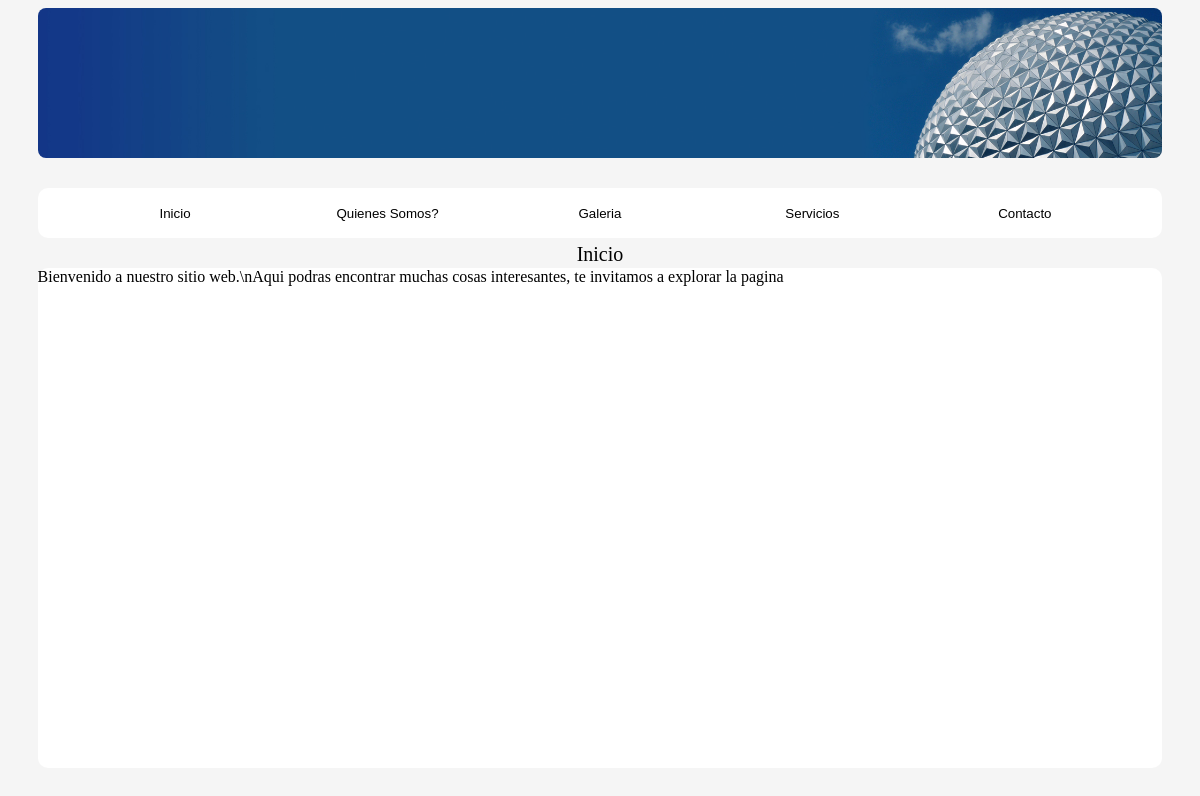
The page / on the database its author committed.
### tables this page shows
CREATE TABLE `tbl_seccion` (
  `id` int(11) NOT NULL,
  `nombre` varchar(50) NOT NULL,
  `banner` varchar(50) NOT NULL,
  `texto` varchar(3000) NOT NULL,
  `tipo` int(11) NOT NULL
);

### application/controllers/Sitio.php (called while the page is built, shortened)
<?php
    Class Sitio extends CI_Controller{
        public function __construct() {
            $this->load->model('Sitio_model');
        }
        public function index() {
            $this->goView();
        }
        public function getSecciones(){
            return $this->Sitio_model->get_secciones();
        }
        public function goView(){
            $data['seccion'] = $this->Sitio_model->get_seccion($this->input->post('goview'))[0];
            $data['secciones'] = $this->getSecciones();
            $this->load->view('layouts/main',$data);
        }
    }
?>

### index.php (called while the page is built, shortened)
<?php
require_once BASEPATH.'core/CodeIgniter.php';

### application/models/Sitio_model.php (called while the page is built, shortened)
<?php
Class Sitio_model extends CI_Model {
	public function get_secciones(){
        $query = $this->db->query("SELECT tbl_seccion.nombre from tbl_seccion");
        return $query->result_array();
    }
    public function get_seccion($nombreseccion){
        $query = $this->db->query("SELECT tbl_seccion.* from tbl_seccion WHERE tbl_seccion.nombre = '$nombreseccion'");
        return $query->result_array();
    }
}

### application/views/layouts/main.php (the view, shortened to what this page needs)
<!DOCTYPE HTML>
<html>
  <head>
    <link rel="stylesheet" href="<?php echo base_url('resources/css/style.css');?>">
  </head>
  <body id="main_page">
    <div id='contenedorbanner'>
        <img id='banner' src="<?php echo base_url('/resources/img/banners/'.$seccion['banner']);?>" alt="banner">
    </div>
    <div id='contenedorsecciones'>
        <?php
            foreach($secciones as $s){
                echo form_open($s["nombre"]);
                echo "<input type='submit' class='botonseccion' name='goview' value='".$s['nombre']."' >";
                echo form_close();
            }
        ?>
    </div>
  	<div id="main_box">
            <label id='labeltitulo'><?php echo $seccion['nombre']; ?></label>
            <?php
              switch($seccion['tipo']){
                case 1:
                  include('sencillo.php');
                break;
              }
            ?>
    </div>
  </body>
</html>

### application/views/layouts/sencillo.php
<?php
    echo $seccion['texto'];
?>

### resources/css/style.css (style rules this page uses)
html { background-color: whitesmoke; }
body { min-width:700px; width: auto !important; width:700px; }
#banner { position: relative; height: 150px; width: 95%; border-radius: 8px; object-fit: cover; background-repeat: no-repeat; }
#contenedorbanner { position: relative; width: 100%; display: flex; justify-content: center; border-radius: 8px; }
#contenedorsecciones { position: relative; width: 95%; background-color: white; border-radius: 10px; margin-left: 2.5%; margin-top: 30px; height: 50px; display: flex; justify-content: space-evenly; }
.botonseccion { color: black; position: relative; width: 150px; height: 30px; background-color: transparent; border-radius: 8px; border-width: 0px; margin-top: 10px; }
#main_box { position: relative; width: 95%; background-color: white; border-radius: 10px; margin-left: 2.5%; margin-top: 30px; min-height: 500px; height: auto; margin-bottom: 70px; }
#labeltitulo { position: absolute; width: 100%; top: -25px; display: block; text-align: center; color: black; font-size: 20px; }

### rows shown on the page
tbl_seccion: banner (picture), goview "Inicio", nombre "Inicio", texto "Bienvenido a nuestro sitio web.\\nAqui podras encontrar muchas cosas interesantes, te invitamos a explorar la pagina"
tbl_seccion: goview "Quienes Somos?"
tbl_seccion: goview "Galeria"
tbl_seccion: goview "Servicios"
tbl_seccion: goview "Contacto"
